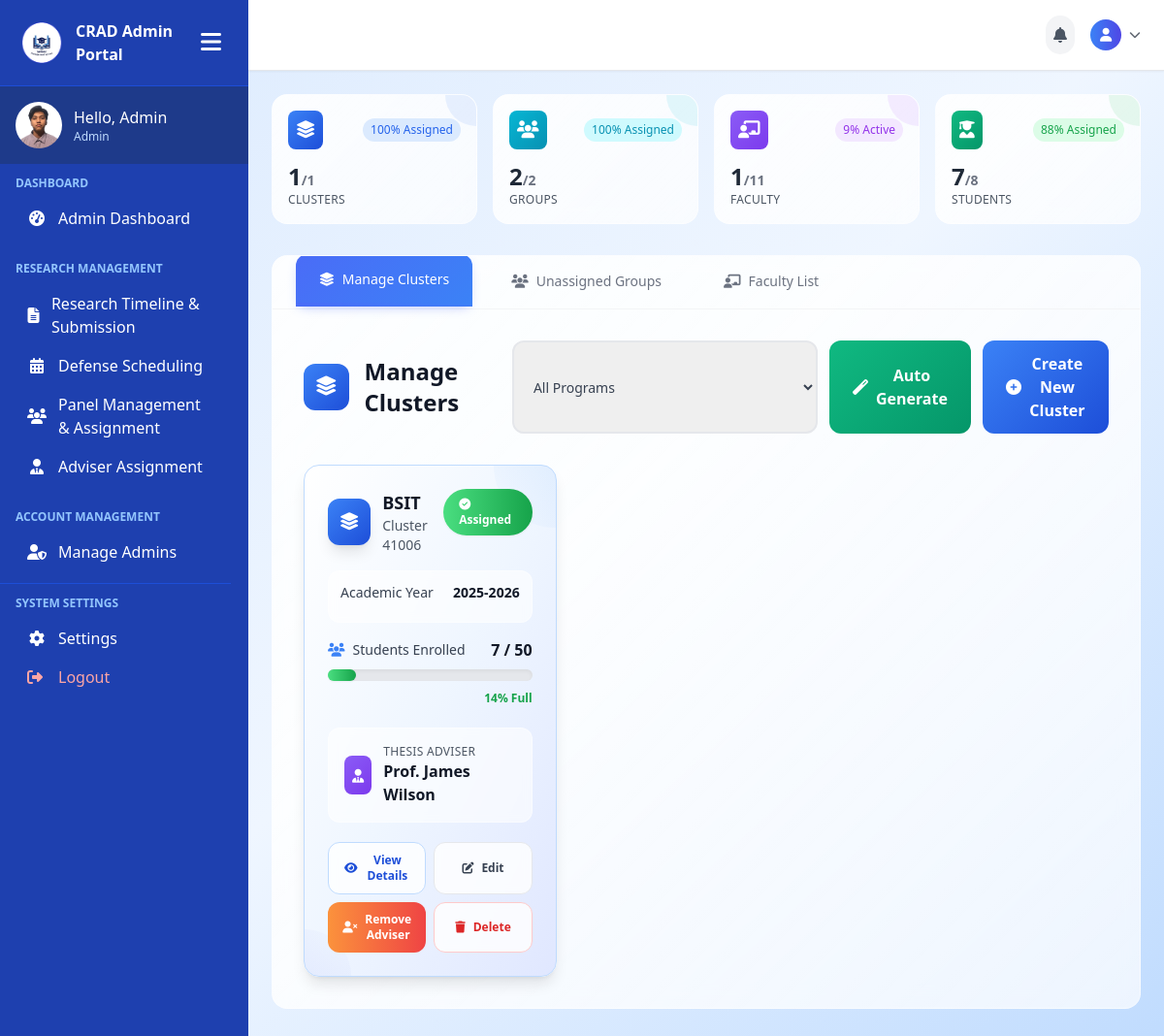
The app's page /admin-pages/adviser-assignment.php (signed in), older data.
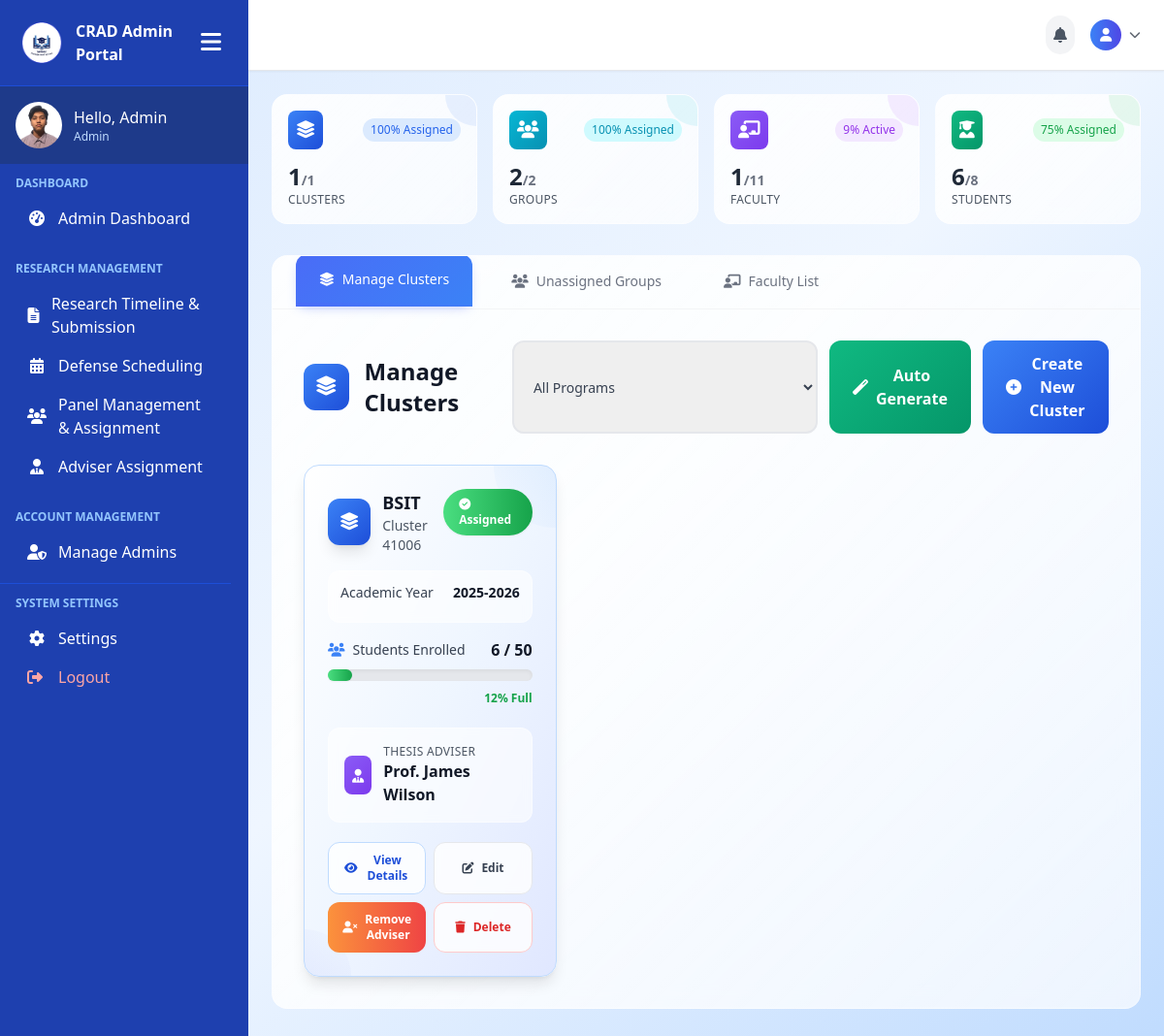
The same page, newer data.
### tables this page shows
CREATE TABLE `clusters` (
  `id` int(11) NOT NULL,
  `program` varchar(100) NOT NULL,
  `cluster` varchar(50) NOT NULL,
  `school_year` varchar(20) NOT NULL,
  `faculty_id` int(11) DEFAULT NULL,
  `assigned_date` date DEFAULT NULL,
  `student_count` int(11) DEFAULT 0,
  `capacity` int(11) DEFAULT 50,
  `status` enum('assigned','pending','unassigned') DEFAULT 'unassigned',
  `created_date` timestamp NOT NULL DEFAULT current_timestamp() ON UPDATE current_timestamp()
);

CREATE TABLE `faculty` (
  `id` int(11) NOT NULL,
  `fullname` varchar(100) NOT NULL,
  `department` varchar(50) NOT NULL,
  `expertise` varchar(100) NOT NULL
);

### admin-pages/adviser-assignment.php (the view, shortened to what the changed rows need)
<?php
include('../includes/connection.php');
$clusters = mysqli_query(
    $conn,
    "SELECT c.*, f.fullname AS adviser_name
     FROM clusters c
     LEFT JOIN faculty f ON c.faculty_id = f.id
     ORDER BY c.program, c.cluster"
);
$total_students     = mysqli_fetch_row(mysqli_query($conn, "SELECT COUNT(*) FROM student_profiles"))[0];
$assigned_students  = mysqli_fetch_row(mysqli_query($conn, "SELECT COUNT(*) FROM student_profiles WHERE faculty_id IS NOT NULL AND faculty_id != 0"))[0];
?>
<!DOCTYPE html>
<html lang="en">
<head>
    <script src="https://cdn.tailwindcss.com"></script>
    <link rel="stylesheet" href="https://cdnjs.cloudflare.com/ajax/libs/font-awesome/6.4.0/css/all.min.css">
</head>
<body class="bg-gradient-to-br from-blue-100 via-blue-50 to-blue-200 text-gray-800 font-sans min-h-screen">
    <div class="min-h-screen flex">
        <?php include('../includes/admin-sidebar.php'); ?>
        <main class="flex-1 overflow-y-auto p-6">
            <div class="container mx-auto">
<div class="grid grid-cols-1 sm:grid-cols-2 lg:grid-cols-4 gap-4 mb-8 animate-slide-up">
    <div class="stats-card p-4 relative overflow-hidden">
        <div class="absolute top-0 right-0 w-16 h-16 bg-green-500/10 rounded-full -translate-y-8 translate-x-8"></div>
        <div class="flex items-center justify-between mb-3">
            <div class="gradient-green p-2 rounded-lg">
                <i class="fas fa-user-graduate text-white text-lg"></i>
            </div>
            <span class="text-xs font-medium text-green-600 bg-green-100 px-2 py-1 rounded-full">
                <?= $total_students > 0 ? round(($assigned_students / $total_students) * 100) : 0 ?>% Assigned
            </span>
        </div>
        <h3 class="text-2xl font-bold text-gray-800"><?= $assigned_students ?><span class="text-sm text-gray-500">/<?= $total_students ?></span></h3>
        <p class="text-xs text-gray-600 font-medium uppercase tracking-wide">Students</p>
    </div>
</div>
                <div class="stats-card rounded-2xl overflow-hidden mb-8 animate-scale-in">
                    <div class="tab-content p-8" id="myTabContent">
                        <div class="tab-pane active" id="manage" role="tabpanel">
                            <div class="grid grid-cols-1 md:grid-cols-2 lg:grid-cols-3 gap-6 mt-6">
                                <?php while ($cluster = mysqli_fetch_assoc($clusters)):
                                    $percentage = $cluster['capacity'] > 0 ? ($cluster['student_count'] / $cluster['capacity']) * 100 : 0;
                                ?>
                                <div class="cluster-card bg-gradient-to-br from-white via-blue-50 to-indigo-100 rounded-2xl shadow-lg border border-blue-200 h-full relative overflow-hidden" data-program="<?= htmlspecialchars($cluster['program']) ?>">
                                    <div class="absolute top-0 right-0 w-32 h-32 bg-gradient-to-bl from-blue-400/20 to-transparent rounded-full -translate-y-16 translate-x-16"></div>
                                    <div class="absolute bottom-0 left-0 w-24 h-24 bg-gradient-to-tr from-indigo-400/20 to-transparent rounded-full translate-y-12 -translate-x-12"></div>
                                    <div class="p-6 relative z-10">
                                        <div class="flex justify-between items-start mb-4">
                                            <div class="flex items-center">
                                                <div class="gradient-blue p-3 rounded-xl mr-3 shadow-lg">
                                                    <i class="fas fa-layer-group text-white text-lg"></i>
                                                </div>
                                                <div>
                                                    <h5 class="font-bold text-gray-900 text-lg"><?= htmlspecialchars($cluster['program']) ?></h5>
                                                    <p class="text-gray-600 text-sm font-medium">Cluster <?= htmlspecialchars($cluster['cluster']) ?></p>
                                                </div>
                                            </div>
                                            <span class="px-4 py-2 rounded-full text-xs font-bold shadow-sm <?= $cluster['status'] == 'assigned' ? 'bg-gradient-to-r from-green-400 to-green-600 text-white' : 'bg-gradient-to-r from-yellow-400 to-orange-500 text-white' ?>">
                                                <i class="fas <?= $cluster['status'] == 'assigned' ? 'fa-check-circle' : 'fa-clock' ?> mr-1"></i>
                                                <?= ucfirst($cluster['status']) ?>
                                            </span>
                                        </div>
                                        <div class="bg-white/60 backdrop-blur-sm rounded-xl p-3 mb-4 border border-white/40">
                                            <div class="flex items-center justify-between text-sm mb-2">
                                                <span class="text-gray-700 font-medium">Academic Year</span>
                                                <span class="text-gray-900 font-semibold"><?= htmlspecialchars($cluster['school_year']) ?></span>
                                            </div>
                                        </div>
                                        <div class="mb-5">
                                            <div class="flex justify-between items-center mb-2">
                                                <span class="text-gray-700 font-medium text-sm flex items-center">
                                                    <i class="fas fa-users mr-2 text-blue-500"></i>
                                                    Students Enrolled
                                                </span>
                                                <span class="text-gray-900 font-bold"><?= $cluster['student_count'] ?> / <?= $cluster['capacity'] ?></span>
                                            </div>
                                            <div class="w-full bg-gray-200 rounded-full h-3 shadow-inner">
                                                <div class="h-3 rounded-full bg-gradient-to-r <?= $percentage < 60 ? 'from-green-400 to-green-600' : ($percentage < 90 ? 'from-yellow-400 to-orange-500' : 'from-red-400 to-red-600') ?> shadow-sm transition-all duration-500" style="width: <?= $percentage ?>%"></div>
                                            </div>
                                            <div class="text-right mt-1">
                                                <span class="text-xs font-semibold <?= $percentage < 60 ? 'text-green-600' : ($percentage < 90 ? 'text-orange-600' : 'text-red-600') ?>"><?= round($percentage) ?>% Full</span>
                                            </div>
                                        </div>
                                        <div class="bg-white/60 backdrop-blur-sm rounded-xl p-4 mb-5 border border-white/40">
                                            <div class="flex items-center">
                                                <div class="gradient-purple p-2 rounded-lg mr-3">
                                                    <i class="fas fa-user-tie text-white text-sm"></i>
                                                </div>
                                                <div class="flex-1">
                                                    <p class="text-xs text-gray-600 font-medium uppercase tracking-wide">Thesis Adviser</p>
                                                    <p class="text-gray-900 font-semibold">
                                                        <?= $cluster['adviser_name'] ? htmlspecialchars($cluster['adviser_name']) : '<span class="text-red-500 flex items-center"><i class="fas fa-exclamation-triangle mr-1"></i>Not assigned</span>' ?>
                                                    </p>
                                                </div>
                                            </div>
                                        </div>
                                        <div class="cluster-actions grid grid-cols-2 gap-2">
                                            <button class="bg-white/80 hover:bg-white border border-blue-200 hover:border-blue-300 text-blue-700 hover:text-blue-800 py-2.5 px-4 rounded-xl text-xs font-semibold flex items-center justify-center transition-all duration-300 hover:shadow-md backdrop-blur-sm"
                                                    onclick="viewCluster(<?= $cluster['id'] ?>)">
                                                <i class="fas fa-eye mr-2"></i>View Details
                                            </button>
                                            <button class="bg-white/80 hover:bg-white border border-gray-200 hover:border-gray-300 text-gray-700 hover:text-gray-800 py-2.5 px-4 rounded-xl text-xs font-semibold flex items-center justify-center transition-all duration-300 hover:shadow-md backdrop-blur-sm"
                                                    data-bs-toggle="modal" data-bs-target="#editClusterModal"
                                                    data-cluster-id="<?= $cluster['id'] ?>"
                                                    data-program="<?= htmlspecialchars($cluster['program']) ?>"
                                                    data-cluster="<?= htmlspecialchars($cluster['cluster']) ?>"
                                                    data-school-year="<?= htmlspecialchars($cluster['school_year']) ?>"
                                                    data-capacity="<?= $cluster['capacity'] ?>">
                                                <i class="fas fa-edit mr-2"></i>Edit
                                            </button>
                                            <?php if ($cluster['faculty_id']): ?>
                                            <form method="POST" class="col-span-1">
                                                <button type="submit" name="remove_adviser" class="w-full bg-gradient-to-r from-orange-400 to-red-500 hover:from-orange-500 hover:to-red-600 text-white py-2.5 px-4 rounded-xl text-xs font-semibold flex items-center justify-center transition-all duration-300 hover:shadow-lg transform hover:scale-105"
                                                        onclick="return confirm('Remove adviser from this cluster?')">
                                                    <i class="fas fa-user-times mr-2"></i>Remove Adviser
                                                </button>
                                            </form>
                                            <?php endif; ?>
                                            <button class="bg-white/80 hover:bg-red-50 border border-red-200 hover:border-red-300 text-red-600 hover:text-red-700 py-2.5 px-4 rounded-xl text-xs font-semibold flex items-center justify-center transition-all duration-300 hover:shadow-md backdrop-blur-sm"
                                                    data-bs-toggle="modal" data-bs-target="#deleteClusterModal"
                                                    data-cluster-id="<?= $cluster['id'] ?>">
                                                <i class="fas fa-trash mr-2"></i>Delete
                                            </button>
                                        </div>
                                    </div>
                                </div>
                                <?php endwhile; ?>
                            </div>
                        </div>
                    </div>
                </div>
            </div>
        </main>
    </div>
</body>
</html>

Row changes from the older to the newer data that the page shows:
changed clusters "BSIT": student_count "7" → "6"; percentage "14" → "12"
Text that changed along with them:
$assigned_students: "7" → "6"
text no longer shown: "88"
text now shown: "75"
